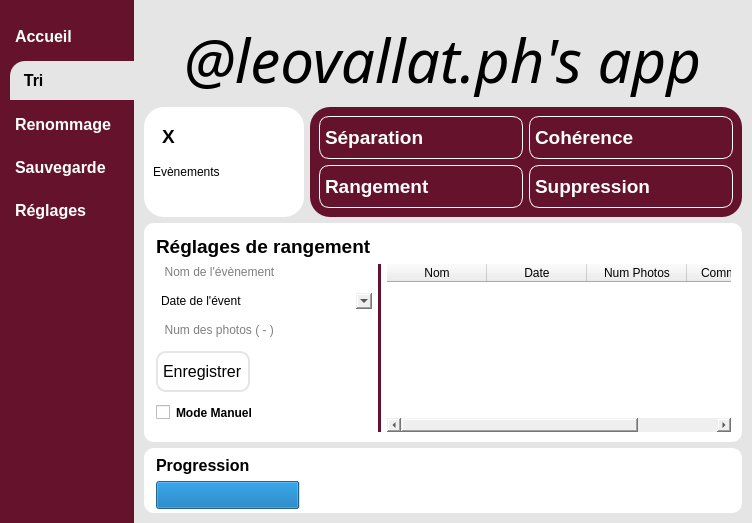
<?xml version="1.0" encoding="UTF-8"?>
<ui version="4.0">
 <class>MainWindow</class>
 <widget class="QMainWindow" name="MainWindow">
  <property name="geometry">
   <rect>
    <x>0</x>
    <y>0</y>
    <width>752</width>
    <height>499</height>
   </rect>
  </property>
  <property name="sizePolicy">
   <sizepolicy hsizetype="Preferred" vsizetype="Preferred">
    <horstretch>0</horstretch>
    <verstretch>0</verstretch>
   </sizepolicy>
  </property>
  <property name="windowTitle">
   <string>MainWindow</string>
  </property>
  <widget class="QWidget" name="widgetCentral">
   <property name="styleSheet">
    <string notr="true">*{
	color:#000;
	border:none;
}
QPushButton{
	padding: 9px 5px;
	text-align: left;
}
#menuGauche{
	background-color: #65132d;
}
#triBtn{
	background-color:#e5e5e5;
	padding: 10px 5px;
	text-align: left;
	border-top-left-radius: 15px;
}
#reglagesBtn, #renommageBtn, #sauvegardeBtn, #accueilBtn{
	color: #ffffff;
}
#partiePrincipale{
	background-color: #e5e5e5;
}
#carte1, #carte2, #carte3{
	background-color:#ffffff;
	border-radius:20px;
}
#carte3{
	background-color: #65132d;
}
#separationBtn, #coherenceBtn, #rangementBtn, #suppressionBtn{
	color: #ffffff;
	border: 1px solid #ffffff;
	border-radius: 10px;
}
#separationBtn:pressed, #coherenceBtn:pressed, #rangementBtn:pressed, #suppressionBtn:pressed{
	background-color: #ffffff;
	color: black;
}
#widgetReglages{
	background-color:#ffffff;
	border-radius:10px;
}
#saveBtn{
	border: 2px solid #e5e5e5;
	border-radius: 10px;
}
#saveBtn:pressed{
	background-color: #e5e5e5;
}
#widgetProgression{
	background-color:#ffffff;
	border-radius:10px;
}
#line{
	background-color: #65132d;
}</string>
   </property>
   <layout class="QHBoxLayout" name="horizontalLayout">
    <property name="spacing">
     <number>0</number>
    </property>
    <property name="leftMargin">
     <number>0</number>
    </property>
    <property name="topMargin">
     <number>0</number>
    </property>
    <property name="rightMargin">
     <number>0</number>
    </property>
    <property name="bottomMargin">
     <number>0</number>
    </property>
    <item>
     <widget class="QWidget" name="menuGauche" native="true">
      <property name="sizePolicy">
       <sizepolicy hsizetype="Fixed" vsizetype="Preferred">
        <horstretch>0</horstretch>
        <verstretch>0</verstretch>
       </sizepolicy>
      </property>
      <property name="styleSheet">
       <string notr="true"/>
      </property>
      <layout class="QHBoxLayout" name="horizontalLayout_4">
       <property name="leftMargin">
        <number>10</number>
       </property>
       <property name="topMargin">
        <number>18</number>
       </property>
       <property name="rightMargin">
        <number>0</number>
       </property>
       <property name="bottomMargin">
        <number>0</number>
       </property>
       <item alignment="Qt::AlignTop">
        <widget class="QFrame" name="frameMenu">
         <property name="sizePolicy">
          <sizepolicy hsizetype="Preferred" vsizetype="Preferred">
           <horstretch>0</horstretch>
           <verstretch>0</verstretch>
          </sizepolicy>
         </property>
         <property name="frameShape">
          <enum>QFrame::StyledPanel</enum>
         </property>
         <property name="frameShadow">
          <enum>QFrame::Raised</enum>
         </property>
         <layout class="QVBoxLayout" name="verticalLayout_11">
          <property name="spacing">
           <number>-1</number>
          </property>
          <property name="leftMargin">
           <number>0</number>
          </property>
          <property name="topMargin">
           <number>0</number>
          </property>
          <property name="rightMargin">
           <number>0</number>
          </property>
          <property name="bottomMargin">
           <number>0</number>
          </property>
          <item>
           <widget class="QPushButton" name="accueilBtn">
            <property name="font">
             <font>
              <pointsize>12</pointsize>
              <weight>75</weight>
              <bold>true</bold>
             </font>
            </property>
            <property name="text">
             <string>Accueil</string>
            </property>
            <property name="iconSize">
             <size>
              <width>20</width>
              <height>20</height>
             </size>
            </property>
           </widget>
          </item>
          <item>
           <widget class="QPushButton" name="triBtn">
            <property name="font">
             <font>
              <pointsize>12</pointsize>
              <weight>75</weight>
              <bold>true</bold>
             </font>
            </property>
            <property name="text">
             <string>  Tri</string>
            </property>
           </widget>
          </item>
          <item>
           <widget class="QPushButton" name="renommageBtn">
            <property name="font">
             <font>
              <pointsize>12</pointsize>
              <weight>75</weight>
              <bold>true</bold>
             </font>
            </property>
            <property name="text">
             <string>Renommage    </string>
            </property>
           </widget>
          </item>
          <item>
           <widget class="QPushButton" name="sauvegardeBtn">
            <property name="font">
             <font>
              <pointsize>12</pointsize>
              <weight>75</weight>
              <bold>true</bold>
             </font>
            </property>
            <property name="text">
             <string>Sauvegarde</string>
            </property>
           </widget>
          </item>
          <item>
           <widget class="QPushButton" name="reglagesBtn">
            <property name="sizePolicy">
             <sizepolicy hsizetype="Minimum" vsizetype="Preferred">
              <horstretch>0</horstretch>
              <verstretch>0</verstretch>
             </sizepolicy>
            </property>
            <property name="font">
             <font>
              <pointsize>12</pointsize>
              <weight>75</weight>
              <bold>true</bold>
             </font>
            </property>
            <property name="text">
             <string>Réglages</string>
            </property>
           </widget>
          </item>
         </layout>
        </widget>
       </item>
      </layout>
     </widget>
    </item>
    <item>
     <widget class="QWidget" name="partiePrincipale" native="true">
      <layout class="QVBoxLayout" name="verticalLayout">
       <property name="leftMargin">
        <number>10</number>
       </property>
       <property name="topMargin">
        <number>0</number>
       </property>
       <property name="rightMargin">
        <number>10</number>
       </property>
       <property name="bottomMargin">
        <number>10</number>
       </property>
       <item>
        <widget class="QWidget" name="widgetEnTete" native="true">
         <layout class="QHBoxLayout" name="horizontalLayout_2">
          <property name="leftMargin">
           <number>0</number>
          </property>
          <property name="topMargin">
           <number>18</number>
          </property>
          <property name="rightMargin">
           <number>0</number>
          </property>
          <property name="bottomMargin">
           <number>0</number>
          </property>
          <item alignment="Qt::AlignHCenter">
           <widget class="QLabel" name="labelEnTete">
            <property name="sizePolicy">
             <sizepolicy hsizetype="Preferred" vsizetype="Preferred">
              <horstretch>0</horstretch>
              <verstretch>0</verstretch>
             </sizepolicy>
            </property>
            <property name="font">
             <font>
              <family>Savoye LET</family>
              <pointsize>45</pointsize>
              <weight>50</weight>
              <italic>true</italic>
              <bold>false</bold>
             </font>
            </property>
            <property name="text">
             <string>@leovallat.ph's app</string>
            </property>
            <property name="textFormat">
             <enum>Qt::AutoText</enum>
            </property>
            <property name="scaledContents">
             <bool>false</bool>
            </property>
           </widget>
          </item>
         </layout>
        </widget>
       </item>
       <item>
        <widget class="QWidget" name="widgetCartes" native="true">
         <layout class="QHBoxLayout" name="horizontalLayout_3">
          <property name="leftMargin">
           <number>0</number>
          </property>
          <property name="topMargin">
           <number>0</number>
          </property>
          <property name="rightMargin">
           <number>0</number>
          </property>
          <property name="bottomMargin">
           <number>0</number>
          </property>
          <item>
           <widget class="QFrame" name="carte1">
            <property name="sizePolicy">
             <sizepolicy hsizetype="Fixed" vsizetype="Preferred">
              <horstretch>0</horstretch>
              <verstretch>0</verstretch>
             </sizepolicy>
            </property>
            <property name="minimumSize">
             <size>
              <width>160</width>
              <height>0</height>
             </size>
            </property>
            <property name="frameShape">
             <enum>QFrame::StyledPanel</enum>
            </property>
            <property name="frameShadow">
             <enum>QFrame::Raised</enum>
            </property>
            <layout class="QVBoxLayout" name="verticalLayout_2">
             <item alignment="Qt::AlignTop">
              <widget class="QFrame" name="frameCarte1">
               <property name="frameShape">
                <enum>QFrame::StyledPanel</enum>
               </property>
               <property name="frameShadow">
                <enum>QFrame::Raised</enum>
               </property>
               <layout class="QHBoxLayout" name="horizontalLayout_8">
                <item>
                 <widget class="QLabel" name="labelDisplayCarte1">
                  <property name="font">
                   <font>
                    <pointsize>14</pointsize>
                    <weight>75</weight>
                    <bold>true</bold>
                   </font>
                  </property>
                  <property name="text">
                   <string>X</string>
                  </property>
                 </widget>
                </item>
               </layout>
              </widget>
             </item>
             <item alignment="Qt::AlignTop">
              <widget class="QLabel" name="labelCarte1">
               <property name="text">
                <string>Evènements</string>
               </property>
              </widget>
             </item>
            </layout>
           </widget>
          </item>
          <item>
           <widget class="QFrame" name="carte3">
            <property name="frameShape">
             <enum>QFrame::StyledPanel</enum>
            </property>
            <property name="frameShadow">
             <enum>QFrame::Raised</enum>
            </property>
            <layout class="QGridLayout" name="gridLayout">
             <item row="0" column="0">
              <widget class="QPushButton" name="separationBtn">
               <property name="sizePolicy">
                <sizepolicy hsizetype="Preferred" vsizetype="Preferred">
                 <horstretch>0</horstretch>
                 <verstretch>0</verstretch>
                </sizepolicy>
               </property>
               <property name="font">
                <font>
                 <pointsize>14</pointsize>
                 <weight>75</weight>
                 <bold>true</bold>
                </font>
               </property>
               <property name="text">
                <string>Séparation</string>
               </property>
              </widget>
             </item>
             <item row="0" column="1">
              <widget class="QPushButton" name="coherenceBtn">
               <property name="sizePolicy">
                <sizepolicy hsizetype="Preferred" vsizetype="Preferred">
                 <horstretch>0</horstretch>
                 <verstretch>0</verstretch>
                </sizepolicy>
               </property>
               <property name="font">
                <font>
                 <pointsize>14</pointsize>
                 <weight>75</weight>
                 <bold>true</bold>
                </font>
               </property>
               <property name="text">
                <string>Cohérence</string>
               </property>
              </widget>
             </item>
             <item row="1" column="0">
              <widget class="QPushButton" name="rangementBtn">
               <property name="sizePolicy">
                <sizepolicy hsizetype="Preferred" vsizetype="Preferred">
                 <horstretch>0</horstretch>
                 <verstretch>0</verstretch>
                </sizepolicy>
               </property>
               <property name="font">
                <font>
                 <pointsize>14</pointsize>
                 <weight>75</weight>
                 <bold>true</bold>
                </font>
               </property>
               <property name="text">
                <string>Rangement</string>
               </property>
              </widget>
             </item>
             <item row="1" column="1">
              <widget class="QPushButton" name="suppressionBtn">
               <property name="sizePolicy">
                <sizepolicy hsizetype="Preferred" vsizetype="Preferred">
                 <horstretch>0</horstretch>
                 <verstretch>0</verstretch>
                </sizepolicy>
               </property>
               <property name="font">
                <font>
                 <pointsize>14</pointsize>
                 <weight>75</weight>
                 <bold>true</bold>
                </font>
               </property>
               <property name="text">
                <string>Suppression</string>
               </property>
              </widget>
             </item>
            </layout>
           </widget>
          </item>
         </layout>
        </widget>
       </item>
       <item>
        <widget class="QWidget" name="widgetPrincipal" native="true">
         <property name="sizePolicy">
          <sizepolicy hsizetype="Preferred" vsizetype="Expanding">
           <horstretch>0</horstretch>
           <verstretch>0</verstretch>
          </sizepolicy>
         </property>
         <layout class="QHBoxLayout" name="horizontalLayout_12">
          <property name="leftMargin">
           <number>0</number>
          </property>
          <property name="topMargin">
           <number>0</number>
          </property>
          <property name="rightMargin">
           <number>0</number>
          </property>
          <property name="bottomMargin">
           <number>0</number>
          </property>
          <item>
           <widget class="QWidget" name="widgetReglages" native="true">
            <property name="sizePolicy">
             <sizepolicy hsizetype="Preferred" vsizetype="Fixed">
              <horstretch>0</horstretch>
              <verstretch>0</verstretch>
             </sizepolicy>
            </property>
            <layout class="QGridLayout" name="gridLayout_2">
             <property name="leftMargin">
              <number>12</number>
             </property>
             <property name="topMargin">
              <number>12</number>
             </property>
             <property name="rightMargin">
              <number>0</number>
             </property>
             <property name="bottomMargin">
              <number>10</number>
             </property>
             <item row="1" column="0">
              <widget class="QFrame" name="frameReglagesGauche">
               <property name="sizePolicy">
                <sizepolicy hsizetype="Preferred" vsizetype="Preferred">
                 <horstretch>0</horstretch>
                 <verstretch>0</verstretch>
                </sizepolicy>
               </property>
               <property name="frameShape">
                <enum>QFrame::StyledPanel</enum>
               </property>
               <property name="frameShadow">
                <enum>QFrame::Raised</enum>
               </property>
               <layout class="QVBoxLayout" name="verticalLayout_5">
                <property name="spacing">
                 <number>13</number>
                </property>
                <property name="leftMargin">
                 <number>0</number>
                </property>
                <property name="topMargin">
                 <number>0</number>
                </property>
                <property name="rightMargin">
                 <number>0</number>
                </property>
                <property name="bottomMargin">
                 <number>12</number>
                </property>
                <item>
                 <widget class="QLineEdit" name="lineNomEvent">
                  <property name="sizePolicy">
                   <sizepolicy hsizetype="Preferred" vsizetype="Fixed">
                    <horstretch>0</horstretch>
                    <verstretch>0</verstretch>
                   </sizepolicy>
                  </property>
                  <property name="inputMask">
                   <string/>
                  </property>
                  <property name="text">
                   <string/>
                  </property>
                  <property name="frame">
                   <bool>true</bool>
                  </property>
                  <property name="placeholderText">
                   <string>  Nom de l'évènement</string>
                  </property>
                 </widget>
                </item>
                <item>
                 <widget class="QComboBox" name="comboDate">
                  <property name="sizePolicy">
                   <sizepolicy hsizetype="Preferred" vsizetype="Fixed">
                    <horstretch>0</horstretch>
                    <verstretch>0</verstretch>
                   </sizepolicy>
                  </property>
                  <property name="currentText">
                   <string>Date de l'évent</string>
                  </property>
                  <item>
                   <property name="text">
                    <string>Date de l'évent</string>
                   </property>
                  </item>
                 </widget>
                </item>
                <item>
                 <widget class="QLineEdit" name="lineNumPhotos">
                  <property name="placeholderText">
                   <string>  Num des photos ( - )</string>
                  </property>
                 </widget>
                </item>
                <item>
                 <widget class="QPushButton" name="saveBtn">
                  <property name="sizePolicy">
                   <sizepolicy hsizetype="Fixed" vsizetype="Fixed">
                    <horstretch>0</horstretch>
                    <verstretch>0</verstretch>
                   </sizepolicy>
                  </property>
                  <property name="font">
                   <font>
                    <pointsize>12</pointsize>
                   </font>
                  </property>
                  <property name="text">
                   <string>Enregistrer</string>
                  </property>
                  <property name="flat">
                   <bool>false</bool>
                  </property>
                 </widget>
                </item>
                <item>
                 <widget class="QCheckBox" name="checkBoxModeManuel">
                  <property name="font">
                   <font>
                    <weight>75</weight>
                    <bold>true</bold>
                   </font>
                  </property>
                  <property name="text">
                   <string>Mode Manuel</string>
                  </property>
                 </widget>
                </item>
               </layout>
              </widget>
             </item>
             <item row="1" column="2">
              <widget class="QFrame" name="frameReglagesDroite">
               <property name="sizePolicy">
                <sizepolicy hsizetype="Preferred" vsizetype="Preferred">
                 <horstretch>0</horstretch>
                 <verstretch>0</verstretch>
                </sizepolicy>
               </property>
               <property name="frameShape">
                <enum>QFrame::StyledPanel</enum>
               </property>
               <property name="frameShadow">
                <enum>QFrame::Raised</enum>
               </property>
               <layout class="QVBoxLayout" name="verticalLayout_6">
                <property name="leftMargin">
                 <number>0</number>
                </property>
                <property name="topMargin">
                 <number>0</number>
                </property>
                <property name="rightMargin">
                 <number>11</number>
                </property>
                <property name="bottomMargin">
                 <number>0</number>
                </property>
                <item>
                 <widget class="QTableWidget" name="tableWidget">
                  <property name="sizePolicy">
                   <sizepolicy hsizetype="Expanding" vsizetype="Expanding">
                    <horstretch>0</horstretch>
                    <verstretch>0</verstretch>
                   </sizepolicy>
                  </property>
                  <property name="sizeAdjustPolicy">
                   <enum>QAbstractScrollArea::AdjustToContentsOnFirstShow</enum>
                  </property>
                  <property name="dragEnabled">
                   <bool>true</bool>
                  </property>
                  <attribute name="horizontalHeaderCascadingSectionResizes">
                   <bool>false</bool>
                  </attribute>
                  <attribute name="verticalHeaderCascadingSectionResizes">
                   <bool>false</bool>
                  </attribute>
                  <attribute name="verticalHeaderStretchLastSection">
                   <bool>false</bool>
                  </attribute>
                  <column>
                   <property name="text">
                    <string>Nom</string>
                   </property>
                  </column>
                  <column>
                   <property name="text">
                    <string>Date</string>
                   </property>
                  </column>
                  <column>
                   <property name="text">
                    <string>Num Photos</string>
                   </property>
                  </column>
                  <column>
                   <property name="text">
                    <string>Commentaire</string>
                   </property>
                  </column>
                 </widget>
                </item>
               </layout>
              </widget>
             </item>
             <item row="0" column="0" alignment="Qt::AlignTop">
              <widget class="QLabel" name="labelReglages">
               <property name="sizePolicy">
                <sizepolicy hsizetype="Preferred" vsizetype="Fixed">
                 <horstretch>0</horstretch>
                 <verstretch>0</verstretch>
                </sizepolicy>
               </property>
               <property name="font">
                <font>
                 <pointsize>14</pointsize>
                 <weight>75</weight>
                 <bold>true</bold>
                </font>
               </property>
               <property name="text">
                <string>Réglages de rangement</string>
               </property>
              </widget>
             </item>
             <item row="1" column="1">
              <widget class="Line" name="line">
               <property name="sizePolicy">
                <sizepolicy hsizetype="Fixed" vsizetype="Preferred">
                 <horstretch>0</horstretch>
                 <verstretch>0</verstretch>
                </sizepolicy>
               </property>
               <property name="frameShadow">
                <enum>QFrame::Sunken</enum>
               </property>
               <property name="lineWidth">
                <number>1</number>
               </property>
               <property name="midLineWidth">
                <number>0</number>
               </property>
               <property name="orientation">
                <enum>Qt::Vertical</enum>
               </property>
              </widget>
             </item>
            </layout>
           </widget>
          </item>
         </layout>
        </widget>
       </item>
       <item>
        <widget class="QWidget" name="widgetProgression" native="true">
         <property name="sizePolicy">
          <sizepolicy hsizetype="Preferred" vsizetype="Preferred">
           <horstretch>0</horstretch>
           <verstretch>0</verstretch>
          </sizepolicy>
         </property>
         <layout class="QVBoxLayout" name="verticalLayout_4">
          <property name="leftMargin">
           <number>12</number>
          </property>
          <property name="topMargin">
           <number>8</number>
          </property>
          <property name="rightMargin">
           <number>12</number>
          </property>
          <property name="bottomMargin">
           <number>4</number>
          </property>
          <item>
           <widget class="QLabel" name="labelProgression">
            <property name="font">
             <font>
              <pointsize>12</pointsize>
              <weight>75</weight>
              <bold>true</bold>
             </font>
            </property>
            <property name="text">
             <string>Progression</string>
            </property>
           </widget>
          </item>
          <item>
           <widget class="QProgressBar" name="progressBar">
            <property name="font">
             <font>
              <pointsize>13</pointsize>
              <kerning>true</kerning>
             </font>
            </property>
            <property name="value">
             <number>25</number>
            </property>
            <property name="textVisible">
             <bool>false</bool>
            </property>
            <property name="invertedAppearance">
             <bool>false</bool>
            </property>
           </widget>
          </item>
         </layout>
        </widget>
       </item>
      </layout>
     </widget>
    </item>
   </layout>
  </widget>
 </widget>
 <resources/>
 <connections/>
</ui>
